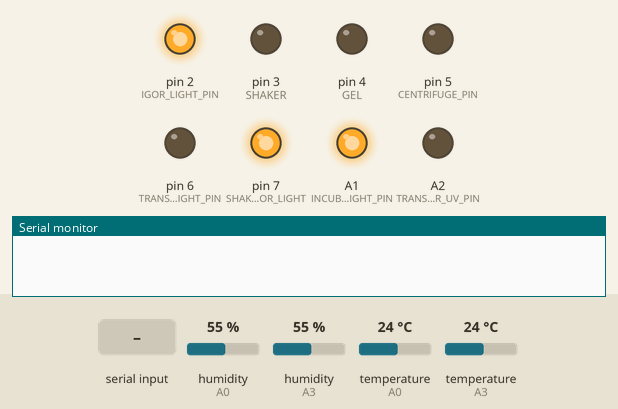
Simulated run of this sketch. Board: Arduino Uno, built with avr-gcc and run on an emulated ATmega328P. Parts: output pins drawn as LEDs (lit = HIGH), the last lines printed to the serial monitor. The test bench sets the inputs (shaded band); at power-on: temperature (sensors on A0, A3) 24 °C, humidity (sensors on A0, A3) 55 %.

Above: at 1.2 s.
1.3 s: "1" received over Serial
At 2.2 s:
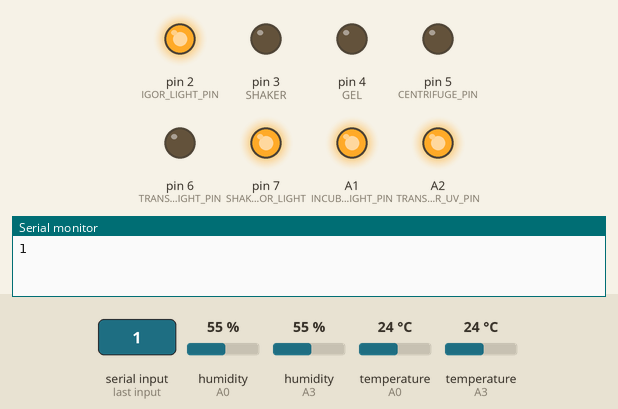
2.8 s: temperature (sensor on A0) set to 36.1 °C
5.2 s: temperature (sensor on A0) set to 37.6 °C
At 6.7 s:
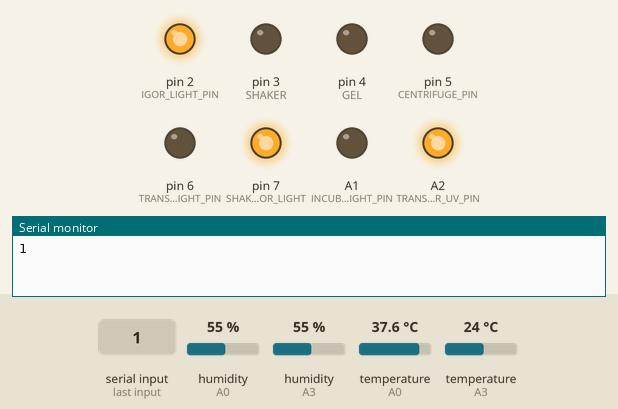
7.5 s: temperature (sensor on A3) set to 36.4 °C
9.2 s: temperature (sensor on A3) set to 37.4 °C
At 11.2 s:
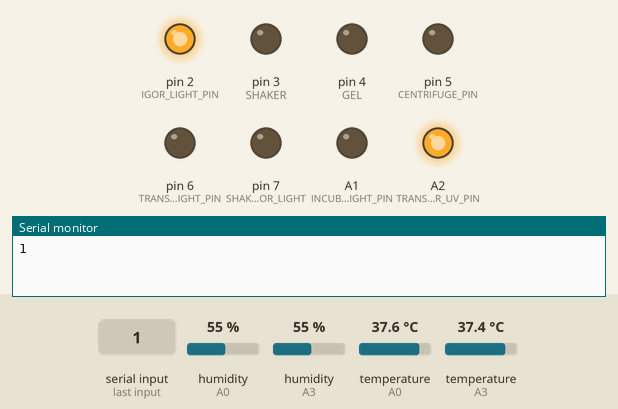
11.5 s: "0" received over Serial
At 12.3 s:
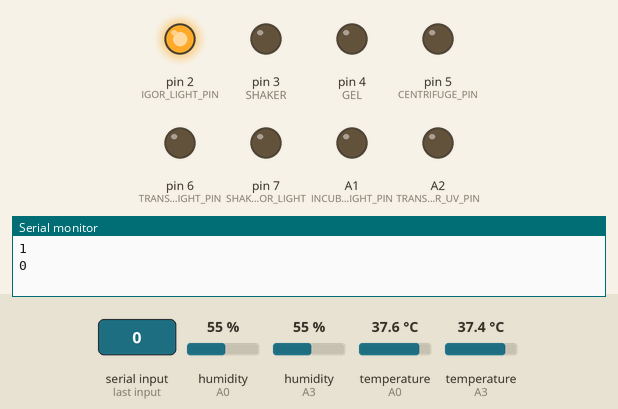
Timing chart, 0 to 14.0 s (numbered marks = the images above; inputs shaded):
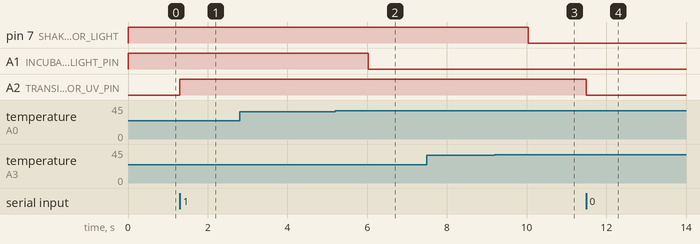

Measured:
- the behaviour switches between 36.9 and 37 °C on temperature (sensor on A0) (found by bisection; images 1 and 2)
- the behaviour switches between 36.9 and 37 °C on temperature (sensor on A3) (found by bisection; images 2 and 3)
- after the input at 1.3 s, A2 (TRANSILUMINATOR_UV_PIN): LOW → HIGH at once
- after the input at 2.8 s, every drawn part: stays the same
- after the input at 5.2 s, A1 (INCUBATOR_LIGHT_PIN): HIGH → LOW after 0.83 s
- after the input at 7.5 s, every drawn part: stays the same
- after the input at 9.2 s, pin 7 (SHAKER_INCUBATOR_LIGHT): HIGH → LOW after 0.84 s
- after the input at 11.5 s, A2 (TRANSILUMINATOR_UV_PIN): HIGH → LOW at once

The sketch:

igor-firmware.ino
```cpp
// Igor firmware

#include "DHT.h"

#define DHTTYPE DHT22 // DHT 22  (AM2302)

#define DHTPIN A0
DHT dht(DHTPIN, DHTTYPE);

#define DHTPIN2 A3
DHT dht2(DHTPIN2, DHTTYPE);

#define INCUBATOR_LIGHT_PIN A1
#define TRANSILUMINATOR_UV_PIN A2
#define IGOR_LIGHT_PIN 2
#define SHAKER 3
#define GEL 4
#define CENTRIFUGE_PIN 5
#define TRANSILUMINATOR_LIGHT_PIN 6
#define SHAKER_INCUBATOR_LIGHT 7

void setup()
{
    // pin setup
    pinMode(INCUBATOR_LIGHT_PIN, OUTPUT);
    pinMode(TRANSILUMINATOR_UV_PIN, OUTPUT);
    pinMode(IGOR_LIGHT_PIN, OUTPUT);
    pinMode(SHAKER, OUTPUT);
    pinMode(GEL, OUTPUT);
    pinMode(CENTRIFUGE_PIN, OUTPUT);
    pinMode(TRANSILUMINATOR_LIGHT_PIN, OUTPUT);
    pinMode(SHAKER_INCUBATOR_LIGHT, OUTPUT);

    //starts with the incubator light on
    digitalWrite(INCUBATOR_LIGHT_PIN, HIGH);

    // starts with the transiluminator uv light off
    digitalWrite(TRANSILUMINATOR_UV_PIN, LOW);

    // starts with igor light on
    digitalWrite(IGOR_LIGHT_PIN, HIGH);

    // starts with the shaker off
    digitalWrite(SHAKER, LOW);

    // starts with the gel off
    digitalWrite(GEL, LOW);

    // starts with the centrifuge off
    digitalWrite(CENTRIFUGE_PIN, LOW);

    // starts with the transiluminator light off
    digitalWrite(TRANSILUMINATOR_LIGHT_PIN, LOW);

    // starts with the shaker incubator light off
    digitalWrite(SHAKER_INCUBATOR_LIGHT, HIGH);

    // serial handshake
    Serial.begin(9600);

    // starts the incubator temperature sensor
    dht.begin();
    // starts the shaker incubator temperature sensor
    dht2.begin();
}

char buffer[64];
size_t len = 0;

void loop()
{
    // clean the serial buffer
    memset(buffer,0,sizeof(buffer));

    // Reading temperature or humidity takes about 250 milliseconds!
    // Sensor readings may also be up to 2 seconds 'old' (its a very slow sensor)
    float h = dht.readHumidity();
    float t = dht.readTemperature();

    float h2 = dht2.readHumidity();
    float t2 = dht2.readTemperature();

    // implement serial read bytes and read command
    if (Serial.available()) {
      len = Serial.readBytes(buffer, 1);
      if (len > 0) {
        if (buffer[0] == '0') {
          // turn the transiluminator UV light off
          digitalWrite(TRANSILUMINATOR_UV_PIN, LOW);
          Serial.println("0");
        }
        if (buffer[0] == '1') {
          // turn the transiluminator UV light ON
          digitalWrite(TRANSILUMINATOR_UV_PIN, HIGH);
          Serial.println("1");
        }
        if (buffer[0] == '2') {
          // check if returns are valid, if they are NaN (not a number) then something went wrong!
          if (isnan(t) || isnan(h))
          {
            Serial.println("Failed to read from DHT");
          } else {
            Serial.print("Humidity: ");
            Serial.print(h);
            Serial.print("% ");
            Serial.print("Temperature: ");
            Serial.print(t);
            Serial.println("C");
          }
        }
        if (buffer[0] == '3') {
          // turn igor light off.
          digitalWrite(IGOR_LIGHT_PIN, LOW);
          Serial.println("3");
        }
        if (buffer[0] == '4') {
          // turn igor light on
          digitalWrite(IGOR_LIGHT_PIN, HIGH);
          Serial.println("4");
        }
        if (buffer[0] == '5') {
          // turn the centrifuge on
          digitalWrite(CENTRIFUGE_PIN, HIGH);
          Serial.println("5");
        }
        if (buffer[0] == '6') {
          // turn the centrifuge off
          digitalWrite(CENTRIFUGE_PIN, LOW);
          Serial.println("6");
        }
        if (buffer[0] == '7') {
          // turn the shaker on
          digitalWrite(SHAKER, HIGH);
          Serial.println("7");
        }
        if (buffer[0] == '8') {
          // turn the shaker off
          digitalWrite(SHAKER, LOW);
          Serial.println("8");
        }
        if (buffer[0] == '9') {
          // turn the gel on
          digitalWrite(GEL, HIGH);
          Serial.println("9");
        }
        if (buffer[0] == 'A') {
          // turn the gel off
          digitalWrite(GEL, LOW);
          Serial.println("A");
        }
        if (buffer[0] == 'B') {
          // turn the transiluminator normal light on
          digitalWrite(TRANSILUMINATOR_LIGHT_PIN, HIGH);
          Serial.println("B");
        }
        if (buffer[0] == 'C') {
          // turn the transiluminator normal light off
          digitalWrite(TRANSILUMINATOR_LIGHT_PIN, LOW);
          Serial.println("C");
        }
        if (buffer[0] == 'D') {
          // check if returns are valid, if they are NaN (not a number) then something went wrong!
          if (isnan(t2) || isnan(h2))
          {
            Serial.println("Failed to read from DHT");
          } else {
            Serial.print("Humidity: ");
            Serial.print(h2);
            Serial.print("% ");
            Serial.print("Temperature: ");
            Serial.print(t2);
            Serial.println("C");
          }
        }
      }
    }

    if (t < 37) {
      //turn incubator light on
      digitalWrite(INCUBATOR_LIGHT_PIN, HIGH);
    } else {
      //turn incubator light off
      digitalWrite(INCUBATOR_LIGHT_PIN, LOW);
    }

    if (t2 < 37) {
      //turn incubator light on
      digitalWrite(SHAKER_INCUBATOR_LIGHT, HIGH);
    } else {
      //turn incubator light off
      digitalWrite(SHAKER_INCUBATOR_LIGHT, LOW);
    }

}
```
